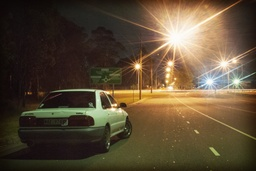
#> input picture images/1.jpg, 256 x 171 px, shrunk from 1092 x 731 before the run, found by its file name; its folder holds 5 pictures in this run
$ jupyter execute --allow-errors HistogramEqualization.ipynb
#> lines starting #> are read from the running program, lines starting #| are printed output that depends on the picture
### inputs

[cell 1]
import cv2
from PIL import Image
from matplotlib import pyplot as plt
import numpy as np

### Manual Histogram Equalization (HistogramEqualize)

[cell 2]
path = "images\\sample.jpg" # modify this path based project directory

#> (the rest of this cell did not finish here and is left out)

### Compare HistogramEqualize vs. cv2.equalizeHist vs. CLAHE

[cell 3]
# modify paths based on the project directory to run properly
src_path = "images\\"
#> src_path = 'images\\'
#> `source_path = src_path + str(i) + ".jpg"`: source_path = 'images\\1.jpg'
#> further down, img is the input picture: PIL image 256x171 RGB; mean R, G, B 90.2, 74.4, 52.9
#> `img = img.convert("L")`:
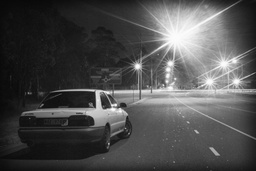
#> img: PIL image 256x171 L; min 5, max 254, mean 76.7
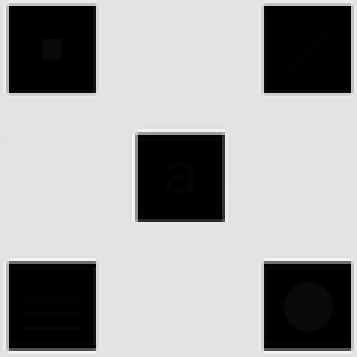
#> input picture images/part_5.png, 119 x 119 px, shrunk from 506 x 506 before the run, found by its file name (shown 3 times larger)
#> further down, image is the input picture: shape (119, 119); min 0, max 244, mean 159.4

HE_path = "output\\my_code\\"
cv2_path = "output\\cv2\\"
CLAHE_path = "output\\CLAHE\\"

#> (the rest of this cell did not finish here and is left out)

## Part-5
problem 5 on project PDF file

[cell 4]
def local_histogram_enhancement(image, window_size=3, k0=0.0, k1=0.1, k2=0.0, k3=0.1, C=None):

#> called with window_size = 3, k0 = 0, k1 = 0.1, k2 = 0, k3 = 0.1
    if len(image.shape) > 2:
        image = cv2.cvtColor(image, cv2.COLOR_BGR2GRAY)

    m_G = np.mean(image)
#> m_G = 159.4
    sigma_G = np.std(image)
#> sigma_G = 102.2

    if C is None:
        max_image = np.max(image)
#> max_image = 244
        max_area = 10
        C = max_image / max_area
#> C = 24.4

    enhanced = np.zeros_like(image, dtype=np.float32)
    rows, cols = image.shape
#> rows = 119; cols = 119

    pad = window_size // 2
    padded = cv2.copyMakeBorder(image, pad, pad, pad, pad, cv2.BORDER_REFLECT)
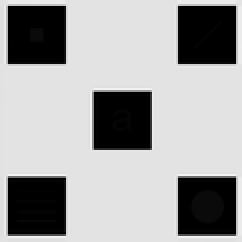
#> padded: shape (121, 121) (shown 2 times larger); min 0, max 244, mean 161.6

    for i in range(pad, rows + pad):
        for j in range(pad, cols + pad):

            window = padded[i-pad:i+pad+1, j-pad:j+pad+1]

            m_Sxy = np.mean(window)
            sigma_Sxy = np.std(window)


            if (k0 * m_G <= m_Sxy <= k1 * m_G) and (k2 * sigma_G <= sigma_Sxy <= k3 * sigma_G):
                enhanced[i-pad, j-pad] = C * image[i-pad, j-pad]
            else:
                enhanced[i-pad, j-pad] = image[i-pad, j-pad]
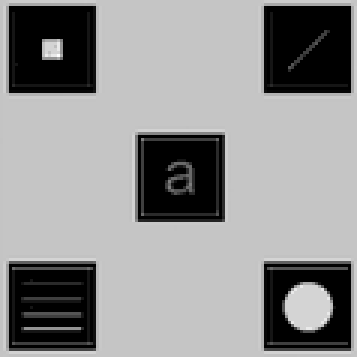
#> enhanced: shape (119, 119) float32 (shown 3 times larger); min 0, max 292.8, mean 166.2; drawn with min black and max white

    enhanced = np.clip(enhanced, 0, 255)
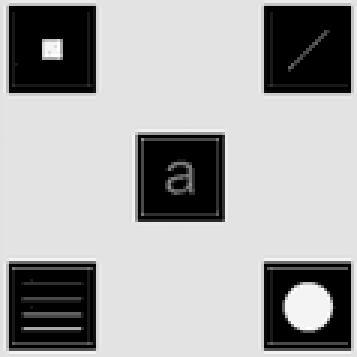
#> enhanced: shape (119, 119) float32 (shown 3 times larger); min 0, max 255, mean 166.2
    return enhanced.astype(np.uint8)

image = cv2.imread("images\\part_5.png", cv2.IMREAD_GRAYSCALE) # modify paths based on the project directory to run properly

enhanced1 = local_histogram_enhancement(image, window_size=3, k0=0, k1=0.1, k2=0, k3=0.1)
enhanced2 = local_histogram_enhancement(image, window_size=5, k0=0, k1=0.2, k2=0, k3=0.2)
#> call 2 of local_histogram_enhancement, with window_size = 5, k0 = 0, k1 = 0.2, k2 = 0, k3 = 0.2
#> in local_histogram_enhancement (call 2), `padded = cv2.copyMakeBorder(image, pad, pad, pad, pad, cv2.BORDER_REFL..`:
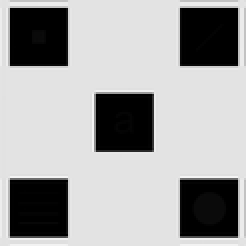
#> padded: shape (123, 123) (shown 2 times larger); min 0, max 244, mean 163.5
enhanced3 = local_histogram_enhancement(image, window_size=7, k0=0.1, k1=0.3, k2=0.1, k3=0.3, C=30)
#> call 3 of local_histogram_enhancement, with window_size = 7, k0 = 0.1, k1 = 0.3, k2 = 0.1, k3 = 0.3, C = 30
#> in local_histogram_enhancement (call 3), `padded = cv2.copyMakeBorder(image, pad, pad, pad, pad, cv2.BORDER_REFL..`:
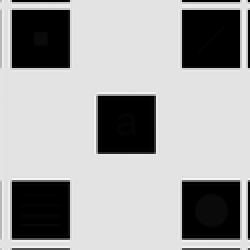
#> padded: shape (125, 125) (shown 2 times larger); min 0, max 244, mean 163.1

plt.figure(figsize=(15, 10))

plt.subplot(2, 2, 1)
plt.imshow(image, cmap='gray')
plt.title('original image')
plt.axis('off')

plt.subplot(2, 2, 2)
plt.imshow(enhanced1, cmap='gray')
plt.title('window 3x3, k0=0, k1=0.1, k2=0, k3=0.1')
plt.axis('off')

plt.subplot(2, 2, 3)
plt.imshow(enhanced2, cmap='gray')
plt.title('window 5x5, k0=0, k1=0.2, k2=0, k3=0.2')
plt.axis('off')

plt.subplot(2, 2, 4)
plt.imshow(enhanced3, cmap='gray')
plt.title('window 7x7, k0=0.1, k1=0.3, k2=0.1, k3=0.3, C=30')
plt.axis('off')

plt.tight_layout()
plt.show()
